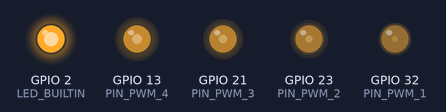
Recording of a sketch running on a simulated ESP32. Parts: output pins drawn as LEDs (lit = HIGH). What the sketch prints to the serial monitor is not drawn.

Above: at 0.1 s.
Timing chart, 0 to 40.0 s (numbered marks = the images above):
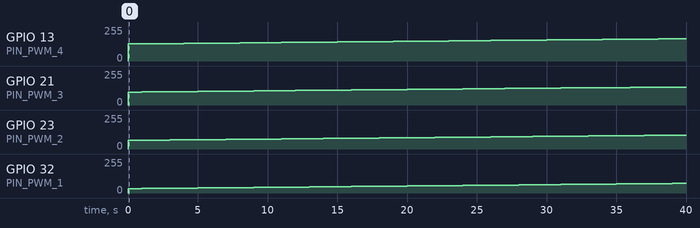

Measured:
- by itself, GPIO 13 (PIN_PWM_4): moves from 128/255 to 167/255 over 38.0 s
- by itself, GPIO 21 (PIN_PWM_3): moves from 0/255 to 135/255 over 39.0 s
- by itself, GPIO 23 (PIN_PWM_2): moves from 0/255 to 104/255 over 39.0 s
- by itself, GPIO 32 (PIN_PWM_1): moves from 0/255 to 72/255 over 39.0 s

The sketch:

multiple_PWM_ESP-32.ino
```cpp
#include "soc/soc_caps.h"

// Definición de los pines
#define PIN_PWM_1 32 // Pin para la señal PWM
#define PIN_PWM_2 23 // Pin para la señal PWM
#define PIN_PWM_3 21 // Pin para la señal PWM
#define PIN_PWM_4 13 // Pin para la señal PWM
#define LED_BUILTIN 2 // Definición del LED integrado en la placa
#define FRECUENCIA  200000 // 200KHz
#define RESOLUCION 8 // Resolución de 8 bits (0-255)
int duty1 = 32; // Duty cycle inicial del 50%
int duty2 = 64; // Duty cycle inicial del 50%
int duty3 = 96; // Duty cycle inicial del 50%
int duty4 = 128; // Duty cycle inicial del 50%


void setup() {
  pinMode(PIN_PWM_1, OUTPUT);
  pinMode(PIN_PWM_2, OUTPUT);
  pinMode(PIN_PWM_3, OUTPUT);
  pinMode(PIN_PWM_4, OUTPUT);
  pinMode(LED_BUILTIN, OUTPUT);

  // Configuración del pin para PWM a 200KHz y resolución de 8 bits
  ledcAttach(PIN_PWM_1, FRECUENCIA, RESOLUCION);
  ledcAttach(PIN_PWM_2, FRECUENCIA, RESOLUCION);
  ledcAttach(PIN_PWM_3, FRECUENCIA, RESOLUCION);
  ledcAttach(PIN_PWM_4, FRECUENCIA, RESOLUCION);

  // Ajuste del duty cycle inicial (50%)
  ledcWrite(PIN_PWM_1, duty1);
  ledcWrite(PIN_PWM_2, duty2);
  ledcWrite(PIN_PWM_3, duty3);
  ledcWrite(PIN_PWM_4, duty4);

  // Encender el LED integrado
  digitalWrite(LED_BUILTIN, HIGH);

  Serial.begin(9600); // Para monitorear el duty cycle por el puerto serie
}

void loop() {
  // Monitoreo del duty cycle por el puerto serie
  Serial.print("Duty Cycle: ");
  Serial.println(duty1);

  // Incrementar el duty cycle, con reinicio al alcanzar el límite
  duty1 = (duty1 + 1) % 256;
  duty2 = (duty2 + 1) % 256;
  duty3 = (duty3 + 1) % 256;
  duty4 = (duty4 + 1) % 256;
  // Mantener el PWM en funcionamiento con el duty cycle establecido
  ledcWrite(PIN_PWM_1, duty1);
  ledcWrite(PIN_PWM_2, duty2);
  ledcWrite(PIN_PWM_3, duty3);
  ledcWrite(PIN_PWM_4, duty4);

  // Se puede ajustar el valor de "duty" aquí si se desea cambiar el ciclo de trabajo dinámicamente

  delay(1000); // Espera de 1 segundo
}
```
